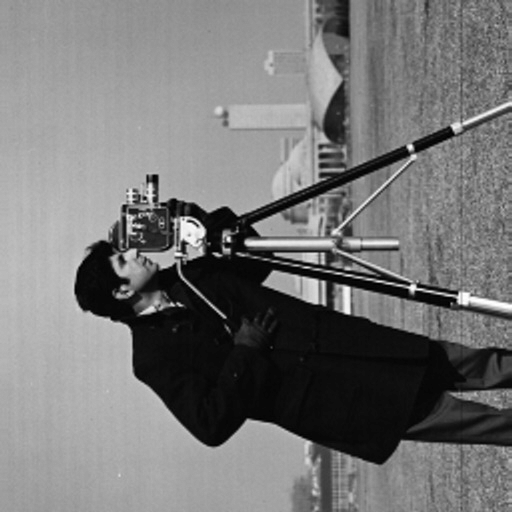
#> input picture image processing tasks/man.png, 512 x 512 px
$ jupyter execute --allow-errors sheet4_multi.ipynb
#> lines starting #> are read from the running program, lines starting #| are printed output that depends on the picture; after the words box and inside, x2 and y2 are one past the last pixel; in counts of white or black regions, pixels touching at a corner belong together
# <span style = 'color : red '><center> Filters Sheet - Omar Rashad Salem </center></span>

## <span style = 'color : red '> Task 1 </span>

answers :

a ) blurs the image

b ) sharpens the image

c ) detects edges

#> (a cell that did not finish here is left out)

## <span style = 'color : red '> Task 2 </span>

answers :

a ) it's a Difference filter

b ) min = (-255 -(2*255) - (2 * 255)) = -1275  => ( 0 intensity pure black )
    max = 1275 => ( 255 intensity pure white pixel)

c ) corelation result will be the kernel values  in center but <span style = "color : red">fliped 180 degrees (anti c.w) </span> and serrounded with black pixels (zero intensity)

 <center> <strong> EXTRA :</strong> <span style = "color : green" > if convolution was done between impulse and the kernel,  result will be exact same kernel in center. </span> </center>

d )  <span style = "color : red" > yes : </span> because convolving flips the kernel before applying the summation formula. so the difference filter result will be sharpend and inverted.

e) not an isotropic filter

[cell 2]
#TASK 2 : a

import cv2 ; import numpy as np ; import matplotlib.pyplot as plt
from scipy.ndimage import rotate

org = cv2.imread( "man.png" , cv2.IMREAD_GRAYSCALE)
#> org is the input picture: shape (512, 512); min 0, max 255, mean 118
# cv2.imshow("original" , org )

cpy = org.copy()
kernel = np.array ([[-1 , -2 , 0] , [-2 , 0 , 2], [0 , 2 , 1]])

cpy = cv2.filter2D(cpy , -1 , kernel)
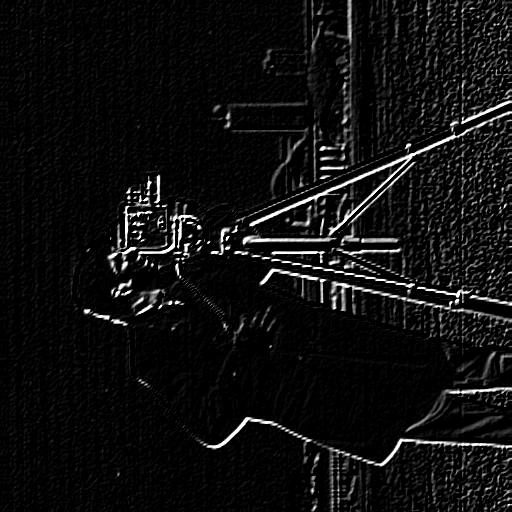
#> cpy: shape (512, 512); min 0, max 255, mean 15.4


plt.imshow(cpy,"gray")

plt.xticks([])
plt.yticks([])
# cv2.waitKey(0)

[cell 3]
# TASK 2 : C

import cv2 ; import numpy as np ; import matplotlib.pyplot as plot
from scipy.ndimage import rotate

#make impulse signal
org = np.zeros((510,510) , dtype = np.uint8)
org[255 , 255] = 255

cv2.imshow("original" , org )
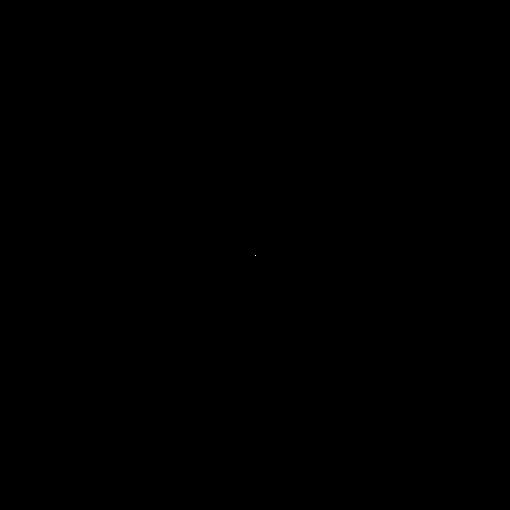
#> window 'original': shape (510, 510); 0% white in thin lines or dots, all inside (x1, y1, x2, y2) = (255, 255, 256, 256)

cpy = org.copy()
kernel = np.array ([[-1 , -2 , 0] , [-2 , 0 , 2], [0 , 2 , 1]])

#convolve impule with 180 deg rotated kernel == correlation
kernel = rotate(kernel , 180 )
cpy = cv2.filter2D(cpy , -1 , kernel)


cv2.imshow( "Task 2 - c " , cpy )
cv2.waitKey(0)

[cell 4]
#TASK 2 : d

import cv2 ; import numpy as np ; import matplotlib.pyplot as plt
from scipy.ndimage import rotate

org = cv2.imread( "man.png" , cv2.IMREAD_GRAYSCALE)

cpy = org.copy()
kernel = np.array ([[-1 , -2 , 0] , [-2 , 0 , 2], [0 , 2 , 1]])

cpy = cv2.filter2D(cpy , -1 , kernel)


#convolve impulse with 180 deg rotated kernel == correlation
kernel = rotate(kernel , 180 )
cpy2 = cv2.filter2D(cpy , -1 , kernel)
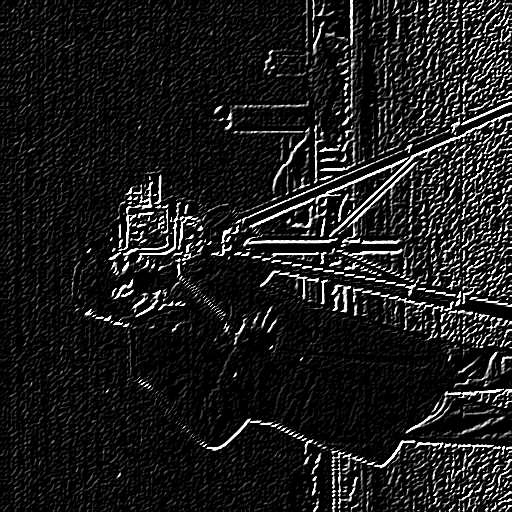
#> cpy2: shape (512, 512); min 0, max 255, mean 28.4

cv2.imshow("conv" , cpy)
cv2.imshow( 'core' , cpy2)

# [8 lines of commented-out code are left out]
